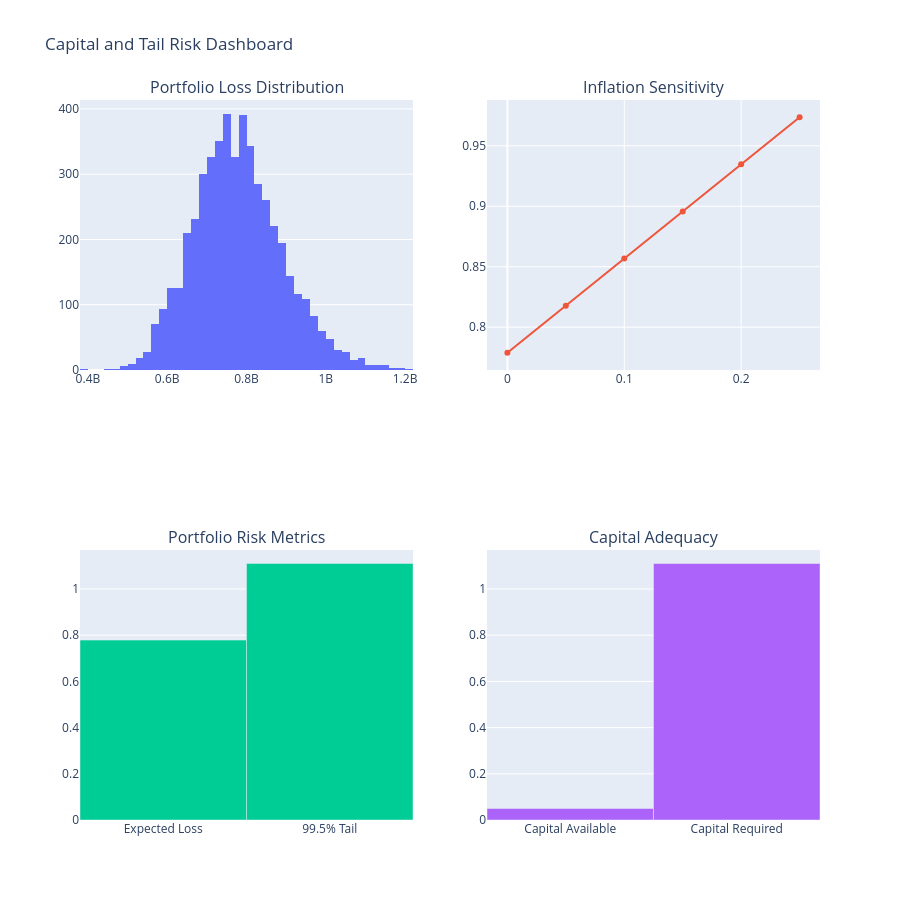

Here is the notebook cell this chart was saved with:
### Code cell
fig = make_subplots(
    rows=2, cols=2,
    subplot_titles=(
        "Portfolio Loss Distribution",
        "Inflation Sensitivity",
        "Portfolio Risk Metrics",
        "Capital Adequacy"
    )
)

fig.add_trace(
    go.Histogram(x=loss_distribution["portfolio_loss"], nbinsx=50, name="Loss Distribution"),
    row=1, col=1
)

inflation_grid = np.linspace(0, 0.25, 6)
base_mean = ep_metrics["mean_loss_bn"] * 1e9
inflation_loss = base_mean * (1 + inflation_grid)
fig.add_trace(
    go.Scatter(x=inflation_grid, y=inflation_loss / 1e9, mode="lines+markers", name="Inflation Sensitivity"),
    row=1, col=2
)

fig.add_trace(
    go.Bar(
        x=["Expected Loss", "99.5% Tail"],
        y=[ep_metrics["mean_loss_bn"], ep_metrics["loss_1_in_200_bn"]],
        name="Risk Metrics"
    ),
    row=2, col=1
)

fig.add_trace(
    go.Bar(
        x=["Capital Available", "Capital Required"],
        y=[capital_available / 1e9, capital_required / 1e9],
        name="Capital Adequacy"
    ),
    row=2, col=2
)

fig.update_layout(height=900, title="Capital and Tail Risk Dashboard", showlegend=False)
fig.show()

### Figure 1 — Plotly figure (JSON) as saved in the notebook; plotly's stock layout.template omitted (floating-point values rounded to 4 significant figures; data arrays with more than 128 entries replaced by an {"elided": "..."} marker saying what was removed)
{"data": [{"name": "Loss Distribution", "nbinsx": 50, "type": "histogram", "x": {"elided": "5000 float values"}, "xaxis": "x", "yaxis": "y"}, {"mode": "lines+markers", "name": "Inflation Sensitivity", "type": "scatter", "x": [0.0, 0.05, 0.1, 0.15, 0.2, 0.25], "xaxis": "x2", "y": [0.7789, 0.8178, 0.8568, 0.8957, 0.9347, 0.9736], "yaxis": "y2"}, {"name": "Risk Metrics", "type": "bar", "x": ["Expected Loss", "99.5% Tail"], "xaxis": "x3", "y": [0.7789, 1.11], "yaxis": "y3"}, {"name": "Capital Adequacy", "type": "bar", "x": ["Capital Available", "Capital Required"], "xaxis": "x4", "y": [0.05, 1.11], "yaxis": "y4"}], "layout": {"annotations": [{"font": {"size": 16}, "showarrow": false, "text": "Portfolio Loss Distribution", "x": 0.225, "xanchor": "center", "xref": "paper", "y": 1, "yanchor": "bottom", "yref": "paper"}, {"font": {"size": 16}, "showarrow": false, "text": "Inflation Sensitivity", "x": 0.775, "xanchor": "center", "xref": "paper", "y": 1, "yanchor": "bottom", "yref": "paper"}, {"font": {"size": 16}, "showarrow": false, "text": "Portfolio Risk Metrics", "x": 0.225, "xanchor": "center", "xref": "paper", "y": 0.375, "yanchor": "bottom", "yref": "paper"}, {"font": {"size": 16}, "showarrow": false, "text": "Capital Adequacy", "x": 0.775, "xanchor": "center", "xref": "paper", "y": 0.375, "yanchor": "bottom", "yref": "paper"}], "height": 900, "showlegend": false, "title": {"text": "Capital and Tail Risk Dashboard"}, "xaxis": {"anchor": "y", "domain": [0, 0.45]}, "xaxis2": {"anchor": "y2", "domain": [0.55, 1]}, "xaxis3": {"anchor": "y3", "domain": [0, 0.45]}, "xaxis4": {"anchor": "y4", "domain": [0.55, 1]}, "yaxis": {"anchor": "x", "domain": [0.625, 1]}, "yaxis2": {"anchor": "x2", "domain": [0.625, 1]}, "yaxis3": {"anchor": "x3", "domain": [0, 0.375]}, "yaxis4": {"anchor": "x4", "domain": [0, 0.375]}}}
